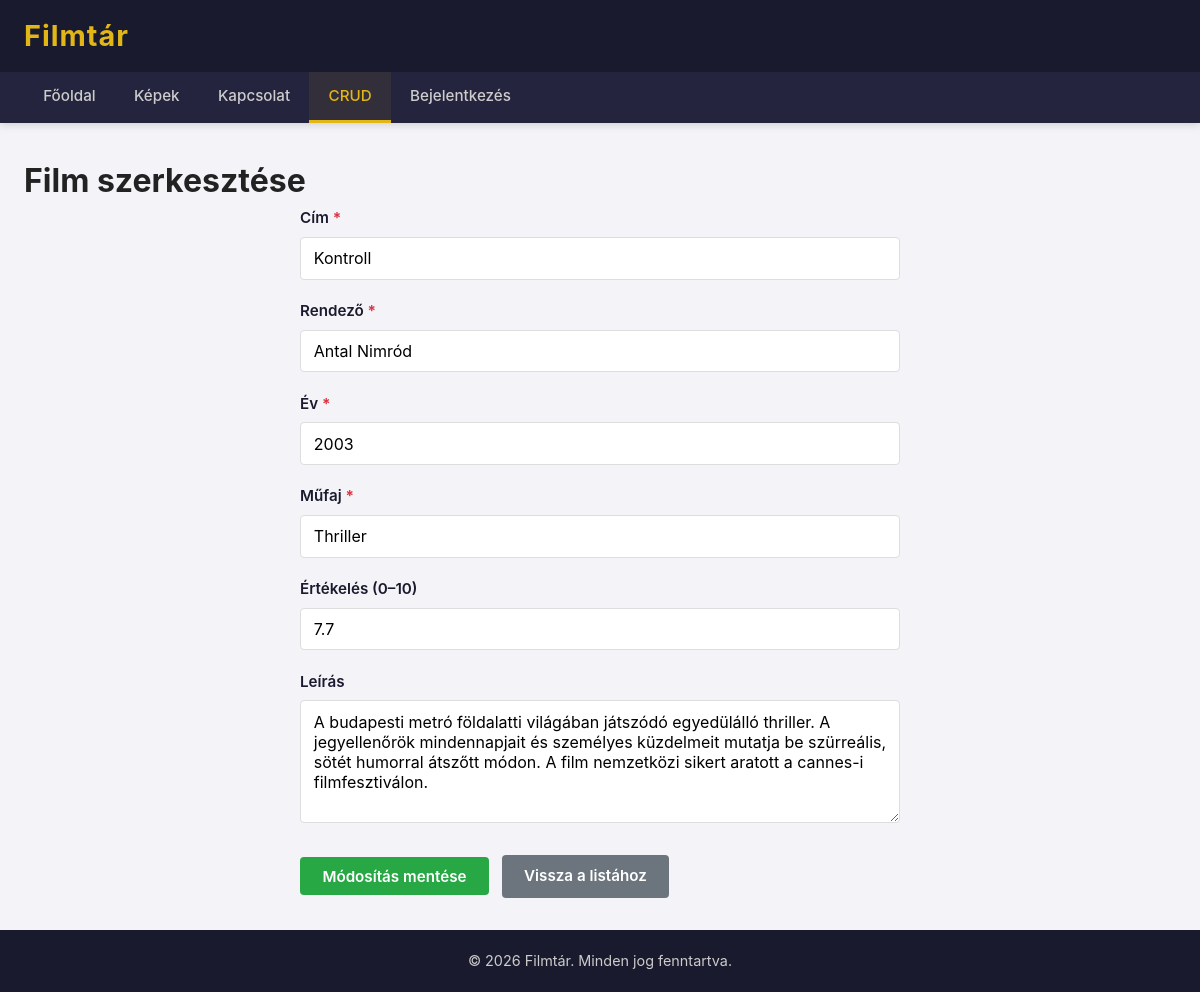
Page /index.php?page=crud&action=szerkeszt&id=2 on the committed database.
### tables this page shows
CREATE TABLE `filmek` (
 `id` INT AUTO_INCREMENT PRIMARY KEY ,
 `cim` VARCHAR(200) NOT NULL ,
 `rendezo` VARCHAR(100) NOT NULL ,
 `ev` INT NOT NULL ,
 `mufaj` VARCHAR(100) NOT NULL ,
 `ertekeles` DECIMAL(3,1) DEFAULT NULL ,
 `leiras` TEXT DEFAULT NULL 
);

### pages/crud.php (the view, shortened to what this page needs)
<?php
$action = $_GET['action'] ?? 'list';
switch ($action) {
        ?>
        <?php
    case 'szerkeszt':
        $id = isset($_GET['id']) ? (int)$_GET['id'] : 0;
        $stmt = $dbh->prepare('SELECT * FROM filmek WHERE id = :id');
        $stmt->execute([':id' => $id]);
        $film = $stmt->fetch();
        ?>
        <?php
        $formData = $_SESSION['form_data'] ?? $film;
        ?>
        <h1>Film szerkesztése</h1>
        <form action="index.php?page=crud" method="POST" class="crud-form">
            <div class="form-group">
                <label for="cim">Cím <span class="required">*</span></label>
                <input type="text" id="cim" name="cim" required value="<?= htmlspecialchars($formData['cim'] ?? '') ?>" placeholder="Pl. A keresztapa">
            </div>
            <div class="form-group">
                <label for="rendezo">Rendező <span class="required">*</span></label>
                <input type="text" id="rendezo" name="rendezo" required value="<?= htmlspecialchars($formData['rendezo'] ?? '') ?>" placeholder="Pl. Francis Ford Coppola">
            </div>
            <div class="form-group">
                <label for="ev">Év <span class="required">*</span></label>
                <input type="number" id="ev" name="ev" required min="1888" max="<?= date('Y') + 5 ?>" value="<?= htmlspecialchars($formData['ev'] ?? '') ?>" placeholder="Pl. 1972">
            </div>
            <div class="form-group">
                <label for="mufaj">Műfaj <span class="required">*</span></label>
                <input type="text" id="mufaj" name="mufaj" required value="<?= htmlspecialchars($formData['mufaj'] ?? '') ?>" placeholder="Pl. Dráma">
            </div>
            <div class="form-group">
                <label for="ertekeles">Értékelés (0–10)</label>
                <input type="number" id="ertekeles" name="ertekeles" step="0.1" min="0" max="10" value="<?= htmlspecialchars($formData['ertekeles'] ?? '') ?>" placeholder="Pl. 9.2">
            </div>
            <div class="form-group">
                <label for="leiras">Leírás</label>
                <textarea id="leiras" name="leiras" rows="5" placeholder="Rövid ismertető a filmről..."><?= htmlspecialchars($formData['leiras'] ?? '') ?></textarea>
            </div>
            <div class="form-actions">
                <button type="submit" class="btn btn-success">Módosítás mentése</button>
                <a href="index.php?page=crud" class="btn btn-secondary">Vissza a listához</a>
            </div>
        </form>
        <?php
        break;
        ?>
        <?php
}

### css/style.css (style rules this page uses)
*, *::before, *::after { margin: 0; padding: 0; box-sizing: border-box; }
html { font-size: 16px; scroll-behavior: smooth; }
body { font-family: -apple-system, BlinkMacSystemFont, "Segoe UI", Roboto, "Helvetica Neue", Arial, sans-serif; background-color: #f4f4f8; color: #222; line-height: 1.6; min-height: 100vh; display: flex; flex-direction: column; }
a { text-decoration: none; color: inherit; }
:root { --dark-blue: #1a1a2e; --dark-blue-light: #24243e; --accent-gold: #e2b616; --accent-gold-hover: #f0c830; --white: #ffffff; --light-bg: #f4f4f8; --text-dark: #222222; --text-light: #cccccc; --success-green: #28a745; --danger-red: #dc3545; --info-blue: #007bff; --warning-orange: #fd7e14; --border-color: #ddd; --shadow: 0 2px 8px rgba(0, 0, 0, 0.15); }
form { max-width: 600px; margin: 0 auto; }
.form-group { margin-bottom: 1.2rem; }
.form-group label { display: block; margin-bottom: 0.4rem; font-weight: 600; color: var(--dark-blue); font-size: 0.95rem; }
.form-group input, .form-group textarea, .form-group select { width: 100%; padding: 0.65rem 0.8rem; border: 1px solid var(--border-color); border-radius: 4px; font-size: 1rem; font-family: inherit; transition: border-color 0.3s ease, box-shadow 0.3s ease; background-color: var(--white); }
.form-group textarea { min-height: 120px; resize: vertical; }
.btn { display: inline-block; padding: 0.6rem 1.4rem; border: none; border-radius: 4px; font-size: 0.95rem; font-weight: 600; cursor: pointer; transition: background-color 0.3s ease, transform 0.15s ease, box-shadow 0.3s ease; text-align: center; font-family: inherit; }
.btn-success { background-color: var(--success-green); color: var(--white); }
.crud-form { max-width: 600px; }
.form-actions { display: flex; gap: 0.8rem; margin-top: 1.5rem; align-items: center; }
.btn-secondary { background-color: #6c757d; color: var(--white); }
.required { color: var(--danger-red); font-weight: 700; }

### rows in the picture
filmek: cim "Kontroll", rendezo "Antal Nimród", ev "2003", mufaj "Thriller", ertekeles "7.7", leiras "A budapesti metró földalatti világában játszódó egyedülálló thriller. A jegyellenőrök mindennapjait és személyes küzdelmeit mutatja be szürreális, sötét humorral átszőtt módon. A film nemzetközi sikert aratott a cannes-i filmfesztiválon."
